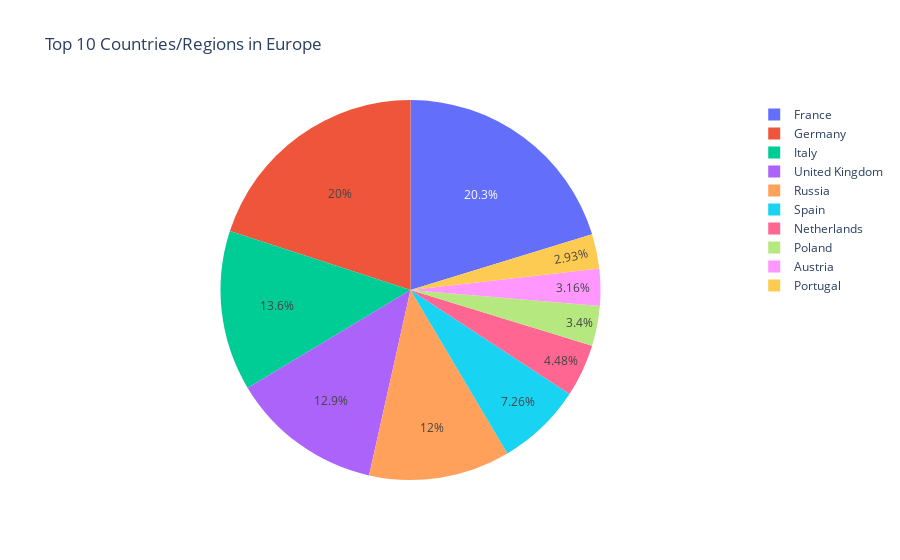

The code cell stored with this chart in its notebook:
### Code cell
europe = europe.sort_values(['total_cases'])
europe = europe.dropna()
px.pie(europe[:-11:-1], values='total_cases', names='location',title='Top 10 Countries/Regions in Europe')

### Figure 1 — Plotly figure (JSON) as saved in the notebook; plotly's stock layout.template omitted (floating-point values rounded to 4 significant figures)
{"data": [{"domain": {"x": [0, 1], "y": [0, 1]}, "hovertemplate": "location=%{label}<br>total_cases=%{value}<extra></extra>", "labels": ["France", "Germany", "Italy", "United Kingdom", "Russia", "Spain", "Netherlands", "Poland", "Austria", "Portugal"], "legendgroup": "", "name": "", "showlegend": true, "type": "pie", "values": [38997490, 38437756, 26257548, 24804243, 23124717, 13980340, 8620051, 6537193, 6081287, 5629824]}], "layout": {"legend": {"tracegroupgap": 0}, "title": {"text": "Top 10 Countries/Regions in Europe"}}}
